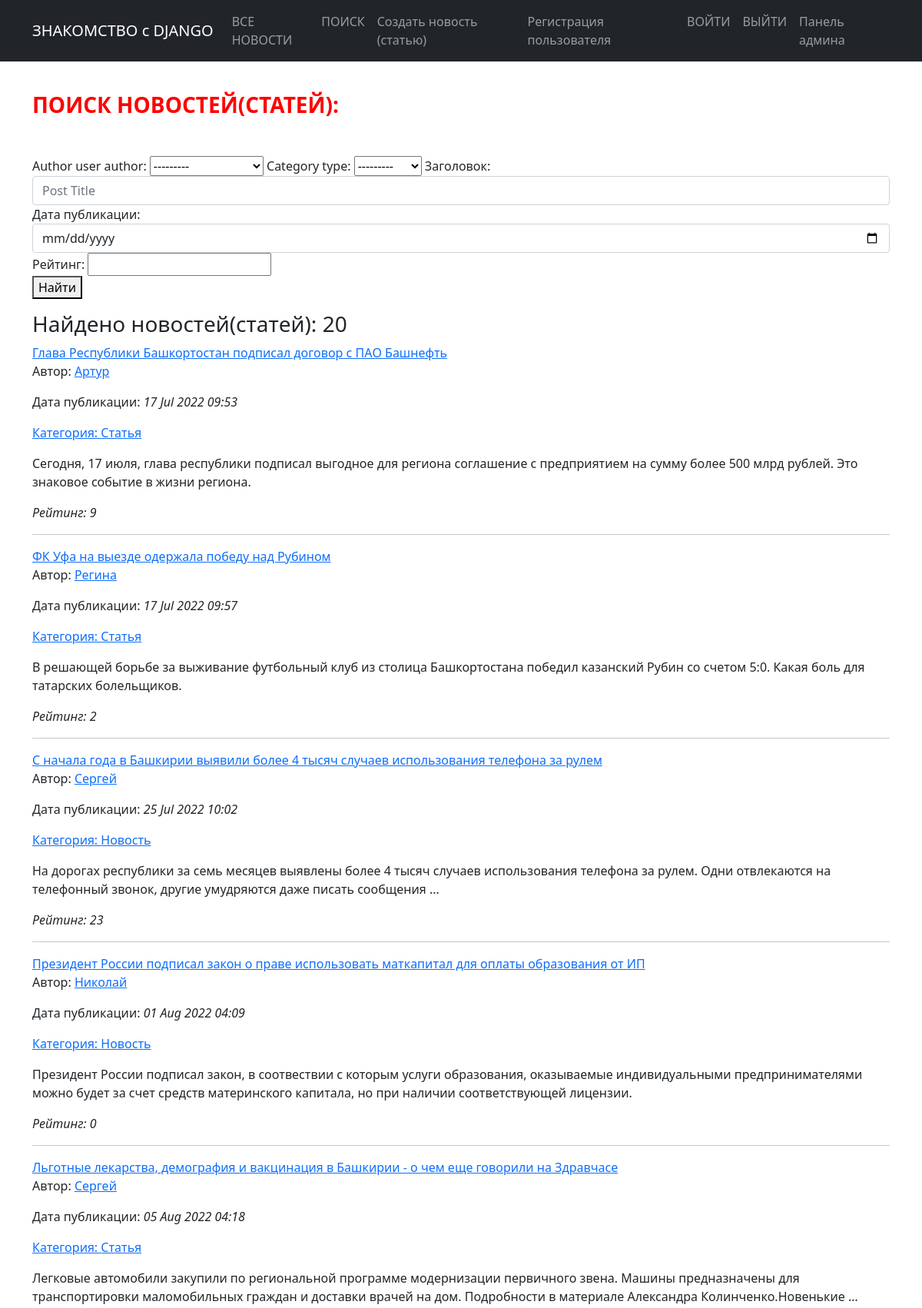
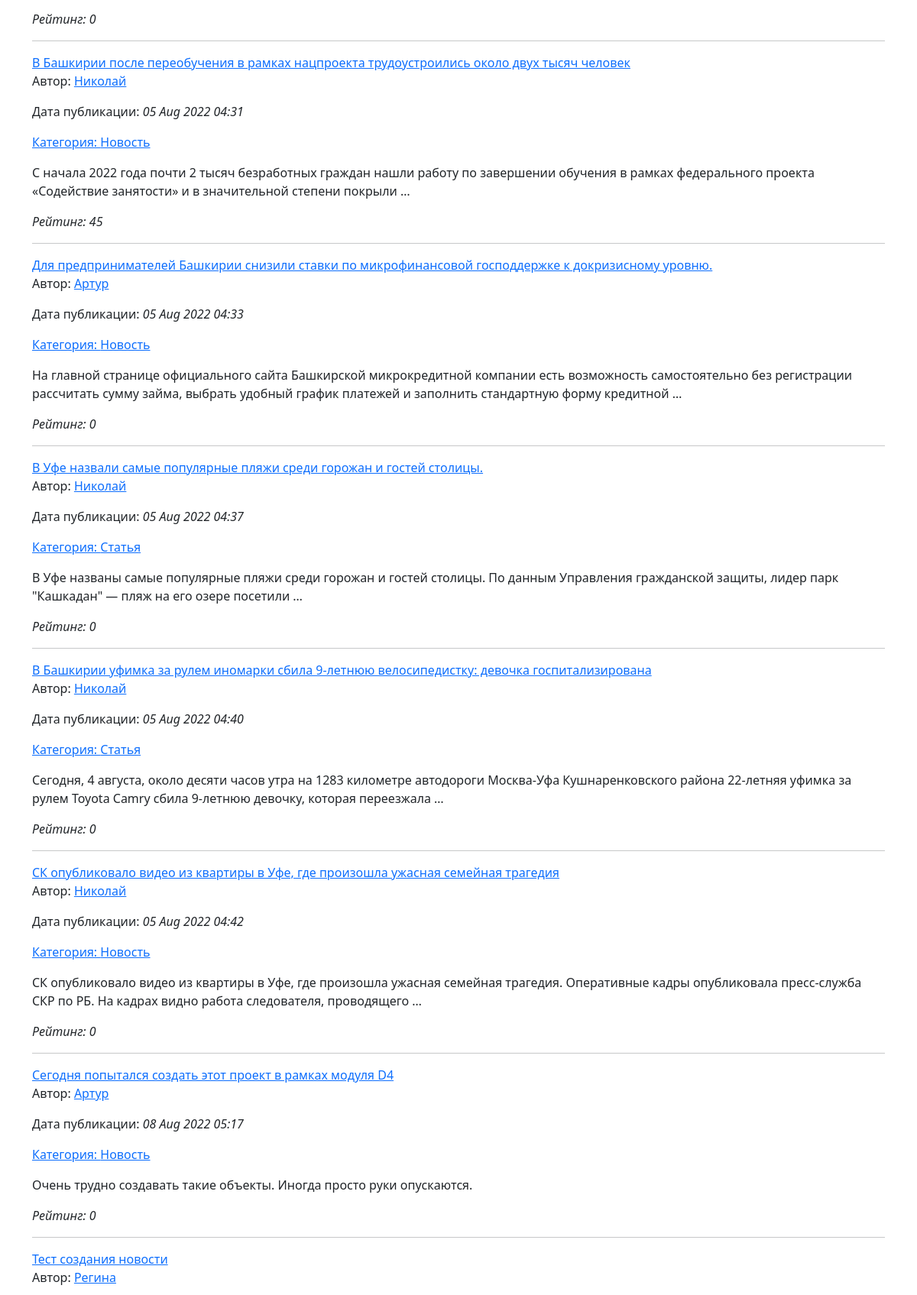
/news/search (upper part), run on the app's committed database (2 pictures, top to bottom).
### news/models.py (models this page shows, shortened)
class Post(models.Model):
    author = models.ForeignKey(Author, on_delete=models.CASCADE)
    NEWS = 'NW'
    ARTICLE = 'AR'
    CATEGORY_CHOICE = (
        (NEWS, 'Новость'),
        (ARTICLE, 'Статья')
    )
    category_type = models.CharField(max_length=2, choices=CATEGORY_CHOICE, default=ARTICLE)
    time_create = models.DateTimeField(auto_now_add=True)
    postCategory = models.ManyToManyField(Category, through='PostCategory')
    title = models.CharField(max_length=256)
    text = models.TextField()
    rating = models.IntegerField(default=0)

class Author(models.Model):
    user_author = models.OneToOneField(User, on_delete=models.CASCADE)
    rating_author = models.IntegerField(default=0)
    def __str__(self):
        return f'{self.user_author}'

### news/views.py (the view, shortened to what this page needs)
# urls.py: path('news/search', SearchNews.as_view(), name='search_news'),
class SearchNews(ListView):
    template_name = 'search.html'
    context_object_name = 'search_news'
    queryset = Post.objects.all()
    paginate_by = 10
    def get_context_data(self, **kwargs):
        context = super().get_context_data(**kwargs)
        context['filter'] = PostFilter(self.request.GET, queryset=self.get_queryset())  # вписываем наш фильтр в контекст
        context['categories'] = Category.objects.all()
        context['form'] = PostForm
        return context

### news/templatetags/custom_filters.py (called while the page is built)
@register.filter()
def censor(value):
   censor_list = ['редиска', 'обормот', 'баран']
   if not isinstance(value, str):
      raise ValueError('Фильтр цензурирования применяется только к переменным строкового типа')
   for word in censor_list:
      value = value.replace(word[1:],'*'*(len(word)-1))
   return value

### news/templates/news/search.html (shortened to what this page needs)
{% extends 'default.html' %}
{% load custom_filters %}
{% block title %}
<p>&nbsp;</p>
<h3><span style="color: #ff0000;"><strong>ПОИСК НОВОСТЕЙ(СТАТЕЙ):</strong></span>
<p>&nbsp;</p></h3>
{% endblock title %}
{% block content %}
<form class="pure-form" method="GET">
  <fieldset>
    {{ filter.form }}
  </fieldset>
  <button class="pure-button button-secondary">
    Найти
  </button>
</form>
{% if filter == null %}
<h3>
  no posts
</h3>
{%else%}
<h3 class="content-subhead">
  Найдено новостей(статей):
  <span>{{ filter.qs|length }}</span>
</h3>
{% for n in filter.qs %}
<section class="post">
  <a href="./{{n.id}}">
      <h1class="post-title">{{n.title|censor}}</h1>
    </a>
    <p class="post-meta">Автор:
      <a class="post-author" href="#">
        {{ n.author }}
      </a>
      <p>Дата публикации:
      <i>{{ n.time_create|date:'d M Y H:i' }}</i></p>
      <a class="post-category post-category-{{n.categoryType}}" href="#">
        Категория: {{n.get_category_type_display }}
      </a>
    </p>
  <div class="post-description">
    <p>{{ n.text|censor | truncatewords:25 }}</p>
    <p><em>Рейтинг: {{n.rating}} </em></p>
  </div>
</section>
<hr />
{%endfor%}
{%endif%}
{% endblock content %}

### data on the page
Post: title|censor "Глава Республики Башкортостан подписал договор с ПАО Башнефть", author "Артур", time_create "17 Jul 2022 09:53", category_type "Статья", text|censor "Сегодня, 17 июля, глава республики подписал выгодное для региона соглашение с предприятием на сумму более 500 млрд рублей. Это знаковое событие в жизни региона.", rating "9"
Post: title|censor "ФК Уфа на выезде одержала победу над Рубином", author "Регина", time_create "17 Jul 2022 09:57", category_type "Статья", text|censor "В решающей борьбе за выживание футбольный клуб из столица Башкортостана победил казанский Рубин со счетом 5:0. Какая боль для татарских болельщиков.", rating "2"
Post: title|censor "С начала года в Башкирии выявили более 4 тысяч случаев использования телефона за рулем", author "Сергей", time_create "25 Jul 2022 10:02", category_type "Новость", text|censor "На дорогах республики за семь месяцев выявлены более 4 тысяч случаев использования телефона за рулем. Одни отвлекаются на телефонный звонок, другие умудряются даже писать сообщения …", rating "23"
Post: title|censor "Президент России подписал закон о праве использовать маткапитал для оплаты образования от ИП", author "Николай", time_create "01 Aug 2022 04:09", category_type "Новость", text|censor "Президент России подписал закон, в соотвествии с которым услуги образования, оказываемые индивидуальными предпринимателями можно будет за счет средств материнского капитала, но при наличии соответствующей лицензии.", rating "0"
Post: title|censor "Льготные лекарства, демография и вакцинация в Башкирии - о чем еще говорили на Здравчасе", author "Сергей", time_create "05 Aug 2022 04:18", category_type "Статья", text|censor "Легковые автомобили закупили по региональной программе модернизации первичного звена. Машины предназначены для транспортировки маломобильных граждан и доставки врачей на дом. Подробности в материале Александра Колинченко.Новенькие …", rating "0"
Post: title|censor "В Башкирии после переобучения в рамках нацпроекта трудоустроились около двух тысяч человек", author "Николай", time_create "05 Aug 2022 04:31", category_type "Новость", text|censor "С начала 2022 года почти 2 тысяч безработных граждан нашли работу по завершении обучения в рамках федерального проекта «Содействие занятости» и в значительной степени покрыли …", rating "45"
Post: title|censor "Для предпринимателей Башкирии снизили ставки по микрофинансовой господдержке к докризисному уровню.", author "Артур", time_create "05 Aug 2022 04:33", category_type "Новость", text|censor "На главной странице официального сайта Башкирской микрокредитной компании есть возможность самостоятельно без регистрации рассчитать сумму займа, выбрать удобный график платежей и заполнить стандартную форму кредитной …", rating "0"
Post: title|censor "В Уфе назвали самые популярные пляжи среди горожан и гостей столицы.", author "Николай", time_create "05 Aug 2022 04:37", category_type "Статья", text|censor "В Уфе названы самые популярные пляжи среди горожан и гостей столицы. По данным Управления гражданской защиты, лидер парк \"Кашкадан\" — пляж на его озере посетили …", rating "0"
Post: title|censor "В Башкирии уфимка за рулем иномарки сбила 9-летнюю велосипедистку: девочка госпитализирована", author "Николай", time_create "05 Aug 2022 04:40", category_type "Статья", text|censor "Сегодня, 4 августа, около десяти часов утра на 1283 километре автодороги Москва-Уфа Кушнаренковского района 22-летняя уфимка за рулем Toyota Camry сбила 9-летнюю девочку, которая переезжала …", rating "0"
Post: title|censor "СК опубликовало видео из квартиры в Уфе, где произошла ужасная семейная трагедия", author "Николай", time_create "05 Aug 2022 04:42", category_type "Новость", text|censor "СК опубликовало видео из квартиры в Уфе, где произошла ужасная семейная трагедия. Оперативные кадры опубликовала пресс-служба СКР по РБ. На кадрах видно работа следователя, проводящего …", rating "0"
Post: title|censor "Сегодня попытался создать этот проект в рамках модуля D4", author "Артур", time_create "08 Aug 2022 05:17", category_type "Новость", text|censor "Очень трудно создавать такие объекты. Иногда просто руки опускаются.", rating "0"
Post: title|censor "Тест создания новости", author "Регина"

### other printed values
{{ filter.qs|length }} "20"
